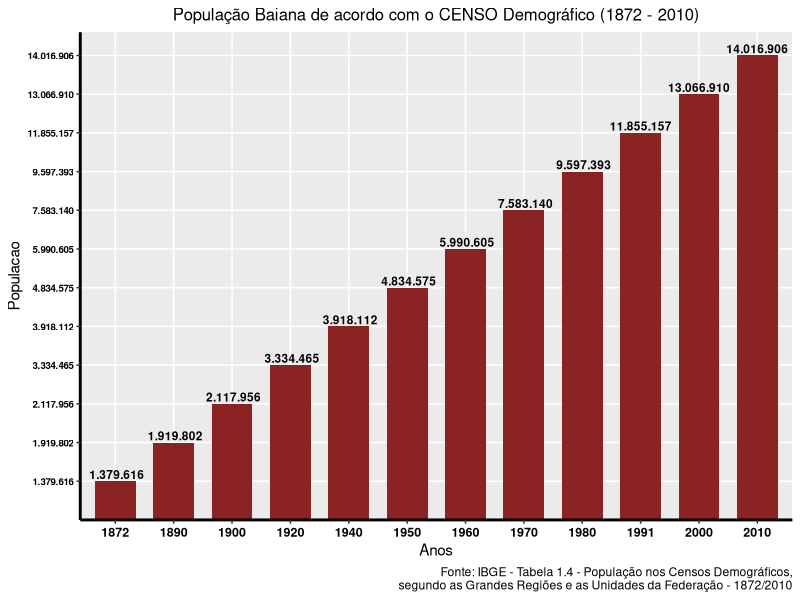

Reproduce this figure in R.

library(ggplot2)
library(ggthemes)
library(RColorBrewer)
library(Cairo)


#### Grafico de Colunas com dados do Censo na Bahia ####

# dataset
populacao_censo <- read.csv2("populacao_censo.csv", dec=",",h=T) 

# grafico
ggplot(populacao_censo) + 
  geom_col(aes(x=factor(Ano),y=Populacao), show.legend = FALSE, fill="brown4",width = 0.7) +
  geom_text(aes(x=factor(Ano),y=Populacao,label=Populacao), position=position_dodge(width=0.9),
            vjust=-0.25, size=3, fontface='bold') +
  labs(x = "Anos", y = "Populacao") +
  labs(title = "População Baiana de acordo com o CENSO Demográfico (1872 - 2010)",
       caption = "Fonte: IBGE - Tabela 1.4 - População nos Censos Demográficos,\n segundo as Grandes Regiões e as Unidades da Federação - 1872/2010") +
  theme(axis.title.x = element_text(colour = "black"),
        axis.title.y = element_text(colour = "black"),
        axis.text.y = element_text(face="bold", color="#000000", 
                                   size=7),
        axis.line = element_line(colour = "black", 
                                 size = 1, linetype = "solid"),
        plot.title = element_text(colour = "black", size = 12, hjust=0.5),
        axis.text.x = element_text(face="bold", color="#000000", 
                                   size=9)) 
